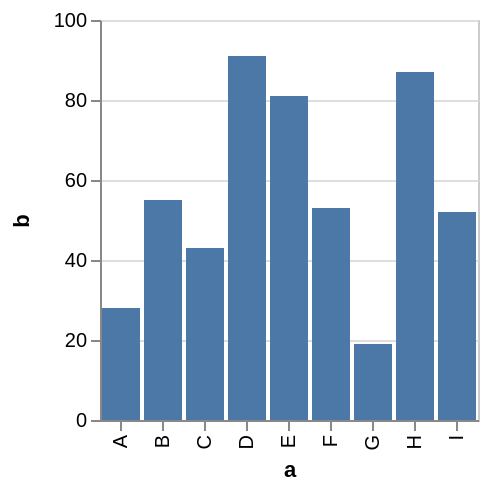

Source (Vega-Lite JSON):
### Vega specification from a JSON file in a GitHub repository (floating-point values rounded to 4 significant figures)
{"$schema": "https://vega.github.io/schema/vega/v3.0.json", "description": "A simple bar chart with embedded data.", "autosize": "pad", "padding": 5, "encode": {"update": {"stroke": {"value": "#ccc"}, "fill": {"value": "transparent"}}}, "data": [{"name": "source_0", "values": [{"a": "A", "b": 28}, {"a": "B", "b": 55}, {"a": "C", "b": 43}, {"a": "D", "b": 91}, {"a": "E", "b": 81}, {"a": "F", "b": 53}, {"a": "G", "b": 19}, {"a": "H", "b": 87}, {"a": "I", "b": 52}]}, {"name": "data_0", "source": "source_0", "transform": [{"type": "formula", "expr": "toNumber(datum[\"b\"])", "as": "b"}, {"type": "filter", "expr": "datum[\"b\"] !== null && !isNaN(datum[\"b\"])"}]}], "signals": [{"name": "x_step", "value": 21}, {"name": "width", "update": "bandspace(domain('x').length, 0.1, 0.05) * x_step"}, {"name": "height", "update": "200"}], "marks": [{"name": "marks", "type": "rect", "role": "bar", "style": ["bar"], "from": {"data": "data_0"}, "encode": {"update": {"x": {"scale": "x", "field": "a"}, "width": {"scale": "x", "band": true}, "y": {"scale": "y", "field": "b"}, "y2": {"scale": "y", "value": 0}, "fill": {"value": "#4c78a8"}, "tooltip": {"signal": "format(datum[\"b\"], '')"}}}}], "scales": [{"name": "x", "type": "band", "domain": {"data": "data_0", "field": "a", "sort": true}, "range": {"step": {"signal": "x_step"}}, "round": true, "paddingInner": 0.1, "paddingOuter": 0.05}, {"name": "y", "type": "linear", "domain": {"data": "data_0", "field": "b"}, "range": [{"signal": "height"}, 0], "round": true, "nice": true, "zero": true}], "axes": [{"scale": "x", "labelOverlap": true, "orient": "bottom", "title": "a", "zindex": 1, "encode": {"labels": {"update": {"angle": {"value": 270}, "align": {"value": "right"}, "baseline": {"value": "middle"}}}}}, {"scale": "y", "labelOverlap": true, "orient": "left", "tickCount": {"signal": "ceil(height/40)"}, "title": "b", "zindex": 1}, {"scale": "y", "domain": false, "grid": true, "labels": false, "maxExtent": 0, "minExtent": 0, "orient": "left", "tickCount": {"signal": "ceil(height/40)"}, "ticks": false, "zindex": 0, "gridScale": "x"}], "config": {"axis": {"domainColor": "#888", "tickColor": "#888"}, "axisY": {"minExtent": 30}}}
